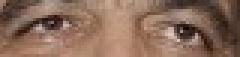
#> input picture found_pairs_scratch/found_pairs_faceset/Abdullah_Gul_0010.jpg, 80 x 19 px, found by its file name (shown 3 times larger); its folder holds 4 pictures in this run
$ python plot_montages_eyes.py
#> lines starting #> are read from the running program, lines starting #| are printed output that depends on the picture
### scripts/my_montage_maker.py
import glob
from PIL import Image

def make_contact_sheet(fnames,(ncols,nrows),(photow,photoh),
                       (marl,mart,marr,marb),
                       padding):
    """\
    Make a contact sheet from a group of filenames:

    fnames       A list of names of the image files

    ncols        Number of columns in the contact sheet
    nrows        Number of rows in the contact sheet
    photow       The width of the photo thumbs in pixels
    photoh       The height of the photo thumbs in pixels

    marl         The left margin in pixels
    mart         The top margin in pixels
    marr         The right margin in pixels
    marb         The bottom margin in pixels

    padding      The padding between images in pixels

    returns a PIL image object.
#> called with xxx_todo_changeme = (5, 4), xxx_todo_changeme1 = (150, 150), padding = 0
    """

    # Calculate the size of the output image, based on the
    #  photo thumb sizes, margins, and padding
    marw = marl+marr
    marh = mart+ marb

    padw = (ncols-1)*padding
    padh = (nrows-1)*padding
    isize = (ncols*photow+marw+padw,nrows*photoh+marh+padh)

    # Create the new image. The background doesn't have to be white
    white = (255,255,255)
#> inew: PIL image 750x600 RGB; every value is 255
    inew = Image.new('RGB',isize,white)

    count = 0
    # Insert each thumb:
    for irow in range(nrows):
        for icol in range(ncols):
            left = marl + icol*(photow+padding)
            right = left + photow
            upper = mart + irow*(photoh+padding)
            lower = upper + photoh
            bbox = (left,upper,right,lower)
            try:
                # Read in an image and resize appropriately
                img = Image.open(fnames[count]).resize((photow,photoh))
            except:
                break
            inew.paste(img,bbox)
            count += 1
    return inew

ncols, nrows = 5,4
files = glob.glob("../../data/*.jpg")
files = files[:20]

photow,photoh = 150,150
photo = (photow,photoh)

margins = [0,0,0,0]

padding = 0

inew = make_contact_sheet(files,(ncols,nrows),photo,margins,padding)

### scripts/plot_montages_eyes.py
import os
import operator
from my_montage_maker import *
import math
from PIL import Image
import random

src_path = "/Users/myazdaniUCSD/Documents/Ten_Thousand_Pairs/found_pairs_scratch/found_pairs_faceset/"
montage_path = "../montages/"


nrows = 202 #71
ncols = 43 #30
#image_dim = 30
total_images = nrows*ncols
photow = 71 #184
photoh = 17 #45
photo = (photow,photoh)
margins = [0,0,0,0]
padding = 0

image_paths = [os.path.join(src_path,f) for f in os.listdir(src_path) if f.endswith('.jpg')]
#if len(image_path) < total_images: continue

##randomization
#inds = random.sample(range(len(image_list)), total_images)
#image_list = [image_list[i] for i in inds]

inew = make_contact_sheet(image_paths,(ncols,nrows),photo,margins,padding)
#> call 2 of make_contact_sheet, with xxx_todo_changeme = (43, 202), xxx_todo_changeme1 = (71, 17), padding = 0
#> in make_contact_sheet (call 2), `white = (255,255,255)`: inew: PIL image 3053x3434 RGB; every value is 255
#> in make_contact_sheet (call 2), `# Read in an image and resize appropriately`:
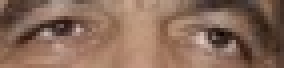
#> img: PIL image 71x17 RGB (shown 4 times larger); mean R, G, B 138.1, 107.2, 90.1
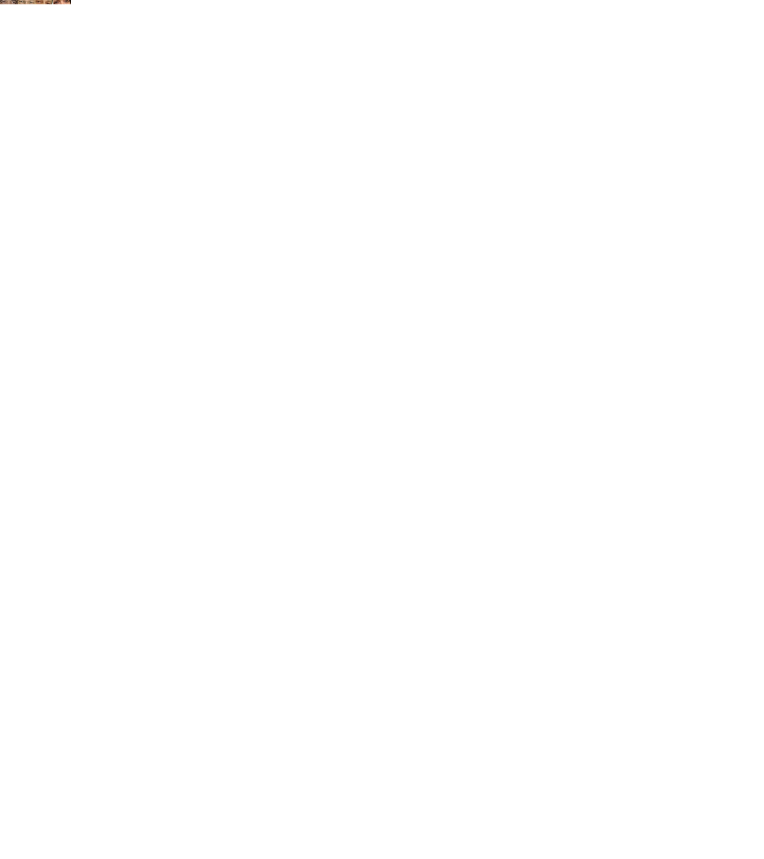
#> inew: PIL image 3053x3434 RGB (shown at 1/4 size); mean R, G, B 255, 254.9, 254.9
inew.save(montage_path+"faceset_eyes.jpg")
